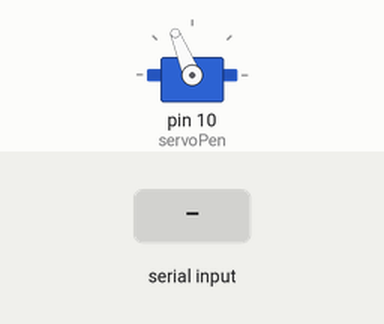
Simulated run of this sketch. Board: Arduino Uno, built with avr-gcc and run on an emulated ATmega328P. Shown: servo. The inputs (shaded band) are chosen by the test bench. What the sketch prints to the serial monitor is not drawn.

Above: at 1.0 s.
1.1 s: "1" received over Serial
At 1.8 s:
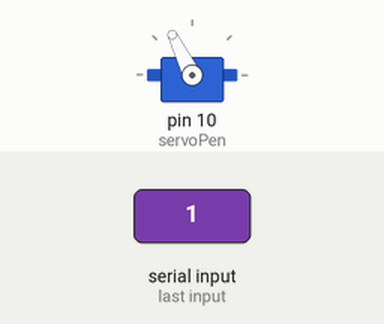
2.7 s: "2" received over Serial
At 3.0 s:
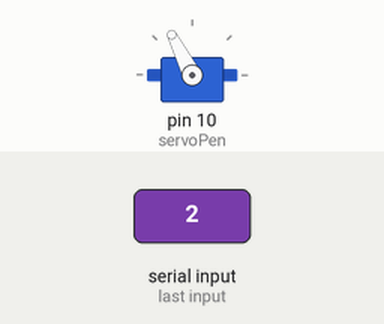
Timing chart, 0 to 5.7 s (numbered marks = the images above; inputs shaded):
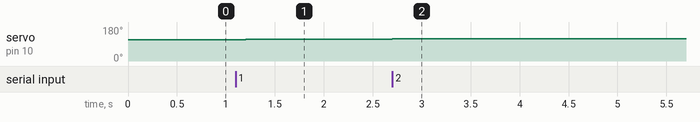

The sketch:

double_click_arduino_BASIC_2014_09_22_fermo_gradiente.ino
```cpp
// doubleCLICK - by OfficineSISTEMICHE - april 2014


//occhio a: void establishContact() {

#include <Servo.h>

Servo servoPen, servoRadar;  // create servo objects
// a maximum of eight servo objects can be created

int brighRead;
//int posPen = 1405; //muj
int posPen = 1500; // 1500 centro

boolean downPen = false;
boolean downPPen = false;

boolean invertRadar = false;
int StartposRadar = 1500 + 0 - 100;

int posRadar = 0;
int shiftRadar = 3;
int moveRadar;
int slowRadar = 0;
int ritardo = 0;

void setup()
{
  Serial.begin(9600);
   // while the serial stream is not open, do nothing:
   while (!Serial) ;

  servoPen.attach(10);  // attaches the servo on pin 10 to the servo object
  //servoRadar.attach(9, 1000, 2000);  // attaches the servo on pin 9 to the servo object

  servoPen.writeMicroseconds(posPen + 200);
  //servoRadar.writeMicroseconds(StartposRadar);

  establishContact();


}


void loop()
{

  if (Serial.available() > 0) {
    //read serial: it will be a number between 1 (black) and 9 (white)
    brighRead = Serial.read();


/*--------------------- only BlackandWhite value
    if (brighRead < 9){
      servoPen.write(posPen + touchPen);
      downPen = true;
      }
    if (brighRead == 9){
      servoPen.write(posPen);
      downPen = false;
      }
*/

    if (brighRead == 9){
      servoPen.writeMicroseconds(posPen + 200);
      } else {


//--------------------- for GREY scale values
   // brighRead *= -4; // per pennello muji gradiente
        brighRead *= -5; // per pennello
    //brighRead *= 0.2; // per punta piccola
    //servoPen.write(posPen - (sqrt(brighRead)*3));
    //servoPen.write(posPen - sqrt(brighRead));
    servoPen.writeMicroseconds(posPen - brighRead);
    }

       Serial.write(posRadar);

  }
}

void establishContact() {
  while (Serial.available() <= 0) {
    Serial.print('A');   // send a capital A
    delay(300);
  }
}
```

Measured:
- after the input at 1.1 s, servo on pin 10 (servoPen): 112° → 116° after 0.10 s
- after the input at 2.7 s, servo on pin 10 (servoPen): 116° → 117° at once
